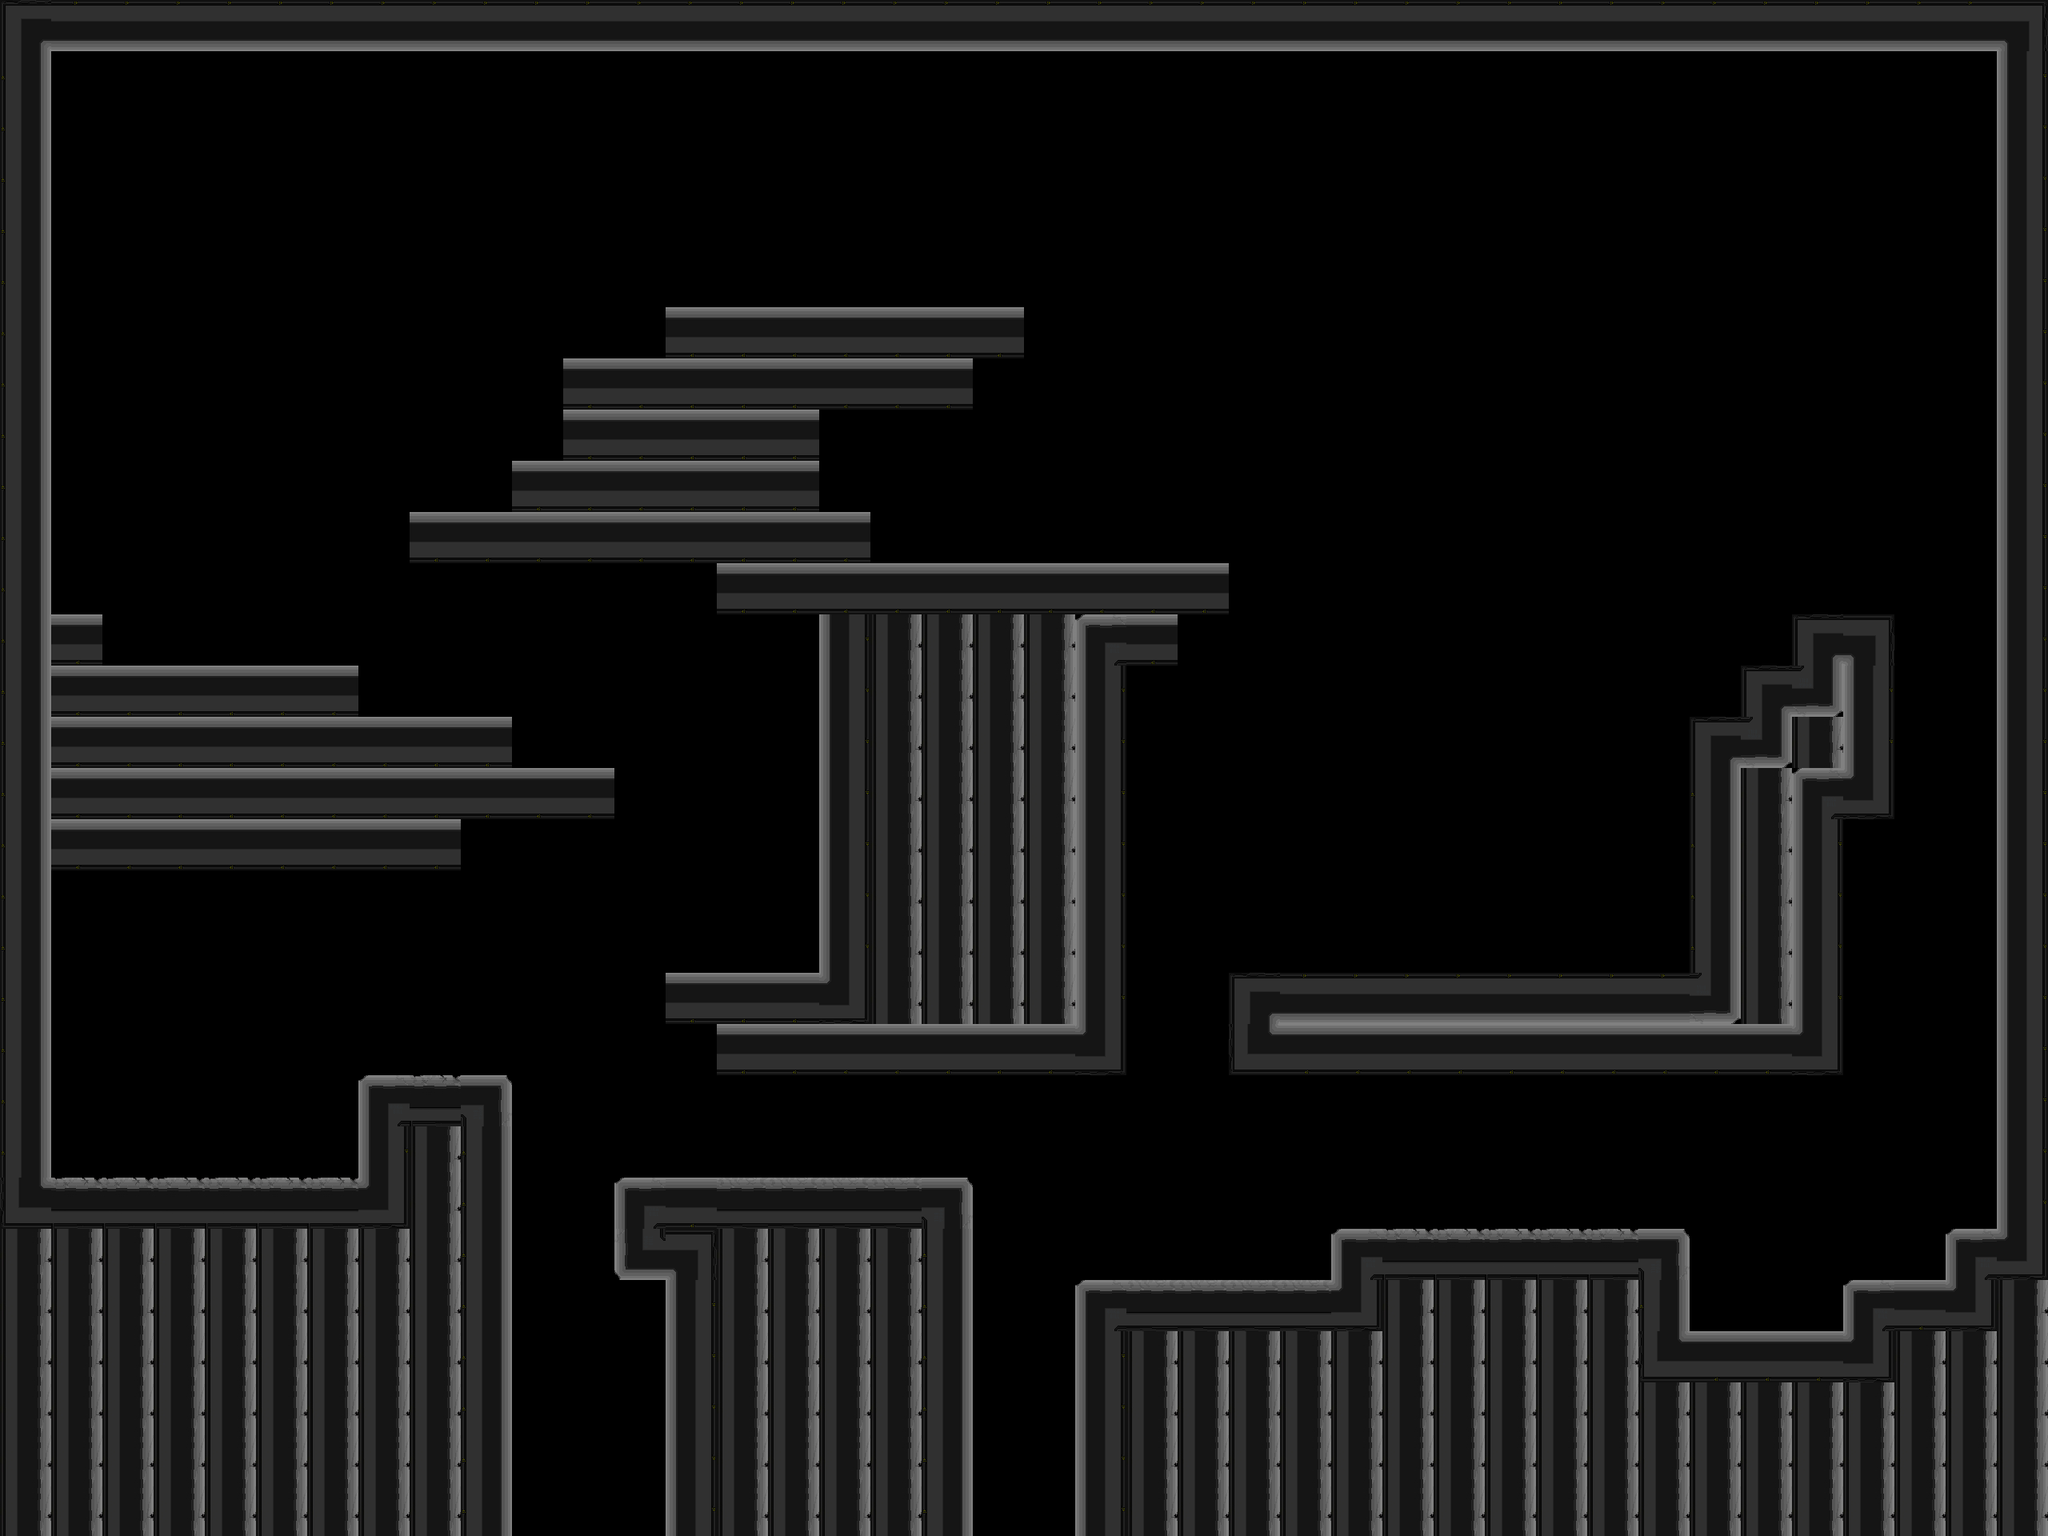

Tiled map render using the project's own tile images. Description and the whole map definition, tile-layer contents included, below:
An orthogonal 40x30 tile map with 64x64 px tiles, 1 tile layer (ground) and 36 objects.

<map version="1.10" tiledversion="1.10.1" orientation="orthogonal" renderorder="right-down" width="40" height="30" tilewidth="64" tileheight="64" infinite="0" nextlayerid="4" nextobjectid="81">
 <editorsettings>
  <export target="map/design.lua" format="lua" />
 </editorsettings>
 <tileset firstgid="1" name="Sprites_Cave_Menor" tilewidth="64" tileheight="64" tilecount="16" columns="4">
  <image source="map/Sprites_Cave_Menor.jpg" width="256" height="256" />
 </tileset>
 <layer id="1" name="ground" width="40" height="30">
  <data encoding="csv">
3221225479,1610612742,1610612742,1610612742,1610612742,1610612742,1610612742,1610612742,1610612742,1610612742,1610612742,1610612742,1610612742,1610612742,1610612742,1610612742,1610612742,1610612742,1610612742,1610612742,1610612742,1610612742,1610612742,1610612742,1610612742,1610612742,1610612742,1610612742,1610612742,1610612742,1610612742,1610612742,1610612742,1610612742,1610612742,1610612742,1610612742,1610612742,1610612742,1610612743,
3221225478,0,0,0,0,0,0,0,0,0,0,0,0,0,0,0,0,0,0,0,0,0,0,0,0,0,0,0,0,0,0,0,0,0,0,0,0,0,0,6,
3221225478,0,0,0,0,0,0,0,0,0,0,0,0,0,0,0,0,0,0,0,0,0,0,0,0,0,0,0,0,0,0,0,0,0,0,0,0,0,0,6,
3221225478,0,0,0,0,0,0,0,0,0,0,0,0,0,0,0,0,0,0,0,0,0,0,0,0,0,0,0,0,0,0,0,0,0,0,0,0,0,0,6,
3221225478,0,0,0,0,0,0,0,0,0,0,0,0,0,0,0,0,0,0,0,0,0,0,0,0,0,0,0,0,0,0,0,0,0,0,0,0,0,0,6,
3221225478,0,0,0,0,0,0,0,0,0,0,0,0,0,0,0,0,0,0,0,0,0,0,0,0,0,0,0,0,0,0,0,0,0,0,0,0,0,0,6,
3221225478,0,0,0,0,0,0,0,0,0,0,0,0,2684354566,2684354566,2684354566,2684354566,2684354566,2684354566,2684354566,0,0,0,0,0,0,0,0,0,0,0,0,0,0,0,0,0,0,0,6,
3221225478,0,0,0,0,0,0,0,0,0,0,2684354566,2684354566,2684354566,2684354566,2684354566,2684354566,2684354566,2684354566,0,0,0,0,0,0,0,0,0,0,0,0,0,0,0,0,0,0,0,0,6,
3221225478,0,0,0,0,0,0,0,0,0,0,2684354566,2684354566,2684354566,2684354566,2684354566,0,0,0,0,0,0,0,0,0,0,0,0,0,0,0,0,0,0,0,0,0,0,0,6,
3221225478,0,0,0,0,0,0,0,0,0,2684354566,2684354566,2684354566,2684354566,2684354566,2684354566,0,0,0,0,0,0,0,0,0,0,0,0,0,0,0,0,0,0,0,0,0,0,0,6,
3221225478,0,0,0,0,0,0,0,2684354566,2684354566,2684354566,2684354566,2684354566,2684354566,2684354566,2684354566,2684354566,0,0,0,0,0,0,0,0,0,0,0,0,0,0,0,0,0,0,0,0,0,0,6,
3221225478,0,0,0,0,0,0,0,0,0,0,0,0,0,2684354566,2684354566,2684354566,2684354566,2684354566,2684354566,2684354566,2684354566,2684354566,2684354566,0,0,0,0,0,0,0,0,0,0,0,0,0,0,0,6,
3221225478,2684354566,0,0,0,0,0,0,0,0,0,0,0,0,0,0,6,8,8,8,8,5,2684354566,0,0,0,0,0,0,0,0,0,0,0,0,3221225479,1610612743,0,0,6,
3221225478,2684354566,2684354566,2684354566,2684354566,2684354566,2684354566,0,0,0,0,0,0,0,0,0,6,8,8,8,8,6,0,0,0,0,0,0,0,0,0,0,0,0,3221225479,3221225477,6,0,0,6,
3221225478,2684354566,2684354566,2684354566,2684354566,2684354566,2684354566,2684354566,2684354566,2684354566,0,0,0,0,0,0,6,8,8,8,8,6,0,0,0,0,0,0,0,0,0,0,0,3221225479,3221225477,8,6,0,0,6,
3221225478,2684354566,2684354566,2684354566,2684354566,2684354566,2684354566,2684354566,2684354566,2684354566,2684354566,2684354566,0,0,0,0,6,8,8,8,8,6,0,0,0,0,0,0,0,0,0,0,0,3221225478,8,5,7,0,0,6,
3221225478,2684354566,2684354566,2684354566,2684354566,2684354566,2684354566,2684354566,2684354566,0,0,0,0,0,0,0,6,8,8,8,8,6,0,0,0,0,0,0,0,0,0,0,0,3221225478,8,6,0,0,0,6,
3221225478,0,0,0,0,0,0,0,0,0,0,0,0,0,0,0,6,8,8,8,8,6,0,0,0,0,0,0,0,0,0,0,0,3221225478,8,6,0,0,0,6,
3221225478,0,0,0,0,0,0,0,0,0,0,0,0,0,0,0,6,8,8,8,8,6,0,0,0,0,0,0,0,0,0,0,0,3221225478,8,6,0,0,0,6,
3221225478,0,0,0,0,0,0,0,0,0,0,0,0,2684354566,2684354566,2684354566,7,8,8,8,8,6,0,0,3221225479,1610612742,1610612742,1610612742,1610612742,1610612742,1610612742,1610612742,1610612742,3221225477,8,6,0,0,0,6,
3221225478,0,0,0,0,0,0,0,0,0,0,0,0,0,2684354566,2684354566,2684354566,2684354566,2684354566,2684354566,2684354566,7,0,0,2684354567,2684354566,2684354566,2684354566,2684354566,2684354566,2684354566,2684354566,2684354566,2684354566,2684354566,7,0,0,0,6,
3221225478,0,0,0,0,0,0,5,1,2684354565,0,0,0,0,0,0,0,0,0,0,0,0,0,0,0,0,0,0,0,0,0,0,0,0,0,0,0,0,0,6,
3221225478,0,0,0,0,0,0,6,8,3221225478,0,0,0,0,0,0,0,0,0,0,0,0,0,0,0,0,0,0,0,0,0,0,0,0,0,0,0,0,0,6,
2684354567,1,1,1,1,1,1,7,8,3221225478,0,0,5,2684354566,2,2,2,2,2684354565,0,0,0,0,0,0,0,0,0,0,0,0,0,0,0,0,0,0,0,0,6,
8,8,8,8,8,8,8,8,8,3221225478,0,0,1610612741,1610612743,8,8,8,8,3221225478,0,0,0,0,0,0,0,5,1,1,1,1,1,2684354565,0,0,0,0,0,5,7,
8,8,8,8,8,8,8,8,8,3221225478,0,0,0,6,8,8,8,8,3221225478,0,0,5,2,2,2,2,7,8,8,8,8,8,3221225478,0,0,0,5,2684354566,7,8,
8,8,8,8,8,8,8,8,8,3221225478,0,0,0,6,8,8,8,8,3221225478,0,0,6,8,8,8,8,8,8,8,8,8,8,2684354567,2684354566,2684354566,2684354566,7,8,8,8,
8,8,8,8,8,8,8,8,8,3221225478,0,0,0,6,8,8,8,8,3221225478,0,0,6,8,8,8,8,8,8,8,8,8,8,8,8,8,8,8,8,8,8,
8,8,8,8,8,8,8,8,8,3221225478,0,0,0,6,8,8,8,8,3221225478,0,0,6,8,8,8,8,8,8,8,8,8,8,8,8,8,8,8,8,8,8,
8,8,8,8,8,8,8,8,8,3221225478,0,0,0,6,8,8,8,8,3221225478,0,0,6,8,8,8,8,8,8,8,8,8,8,8,8,8,8,8,8,8,8
</data>
 </layer>
 <objectgroup id="2" name="box" locked="1">
  <object id="8" x="1152" y="256" width="128" height="128" />
 </objectgroup>
 <objectgroup id="3" name="ground_colliders">
  <object id="38" x="0" y="1472" width="640" height="448" />
  <object id="40" x="768" y="1472" width="448" height="128" />
  <object id="41" x="832" y="1600" width="384" height="320" />
  <object id="42" x="1344" y="1600" width="768" height="320" />
  <object id="43" x="1664" y="1536" width="448" height="64" />
  <object id="44" x="2112" y="1664" width="448" height="256" />
  <object id="45" x="2304" y="1600" width="256" height="64" />
  <object id="46" x="2432" y="1536" width="128" height="64" />
  <object id="47" x="2496" y="0" width="64" height="1536" />
  <object id="48" x="0" y="0" width="2496" height="64" />
  <object id="49" x="0" y="64" width="64" height="1408" />
  <object id="53" x="64" y="832" width="384" height="256" />
  <object id="54" x="448" y="896" width="192" height="128" />
  <object id="55" x="640" y="960" width="128" height="64" />
  <object id="56" x="448" y="1024" width="128" height="64" />
  <object id="57" x="64" y="768" width="64" height="64" />
  <object id="58" x="704" y="448" width="320" height="256" />
  <object id="59" x="512" y="640" width="192" height="64" />
  <object id="60" x="640" y="576" width="64" height="64" />
  <object id="61" x="1024" y="640" width="64" height="64" />
  <object id="62" x="832" y="384" width="448" height="64" />
  <object id="63" x="1024" y="448" width="192" height="64" />
  <object id="64" x="1024" y="704" width="384" height="640" />
  <object id="65" x="896" y="704" width="640" height="64" />
  <object id="66" x="1408" y="768" width="64" height="64" />
  <object id="67" x="832" y="1216" width="192" height="64" />
  <object id="68" x="896" y="1280" width="128" height="64" />
  <object id="69" x="1536" y="1216" width="768" height="128" />
  <object id="72" x="2112" y="896" width="192" height="320" />
  <object id="73" x="2176" y="832" width="128" height="64" />
  <object id="74" x="2240" y="768" width="64" height="64" />
  <object id="75" x="2304" y="768" width="64" height="256" />
  <object id="77" x="464" y="1344" width="176" height="16" />
  <object id="78" x="624" y="1360" width="16" height="112" />
  <object id="80" x="448" y="1344" width="1" height="128" />
 </objectgroup>
</map>